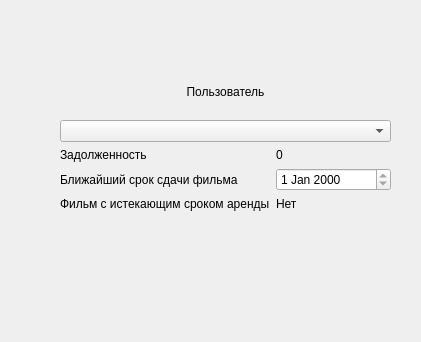
<?xml version="1.0" encoding="UTF-8"?>
<ui version="4.0">
 <class>Dialog</class>
 <widget class="QDialog" name="Dialog">
  <property name="geometry">
   <rect>
    <x>0</x>
    <y>0</y>
    <width>421</width>
    <height>342</height>
   </rect>
  </property>
  <property name="windowTitle">
   <string>Dialog</string>
  </property>
  <widget class="QWidget" name="verticalLayoutWidget_2">
   <property name="geometry">
    <rect>
     <x>60</x>
     <y>70</y>
     <width>331</width>
     <height>141</height>
    </rect>
   </property>
   <layout class="QVBoxLayout" name="verticalLayout_2">
    <item>
     <layout class="QVBoxLayout" name="verticalLayout">
      <item>
       <widget class="QLabel" name="label">
        <property name="text">
         <string>Пользователь</string>
        </property>
        <property name="alignment">
         <set>Qt::AlignCenter</set>
        </property>
       </widget>
      </item>
      <item>
       <widget class="QComboBox" name="user_box"/>
      </item>
      <item>
       <layout class="QFormLayout" name="formLayout">
        <item row="0" column="0">
         <widget class="QLabel" name="label_2">
          <property name="text">
           <string>Задолженность</string>
          </property>
         </widget>
        </item>
        <item row="0" column="1">
         <widget class="QLabel" name="dolg">
          <property name="text">
           <string>0</string>
          </property>
         </widget>
        </item>
        <item row="1" column="0">
         <widget class="QLabel" name="label_4">
          <property name="text">
           <string>Ближайший срок сдачи фильма</string>
          </property>
         </widget>
        </item>
        <item row="1" column="1">
         <widget class="QDateEdit" name="date_lost">
          <property name="enabled">
           <bool>true</bool>
          </property>
          <property name="readOnly">
           <bool>true</bool>
          </property>
         </widget>
        </item>
        <item row="2" column="0">
         <widget class="QLabel" name="label_5">
          <property name="text">
           <string>Фильм с истекающим сроком аренды</string>
          </property>
         </widget>
        </item>
        <item row="2" column="1">
         <widget class="QLabel" name="last_film">
          <property name="text">
           <string>Нет</string>
          </property>
         </widget>
        </item>
       </layout>
      </item>
     </layout>
    </item>
   </layout>
  </widget>
 </widget>
 <resources/>
 <connections/>
</ui>
